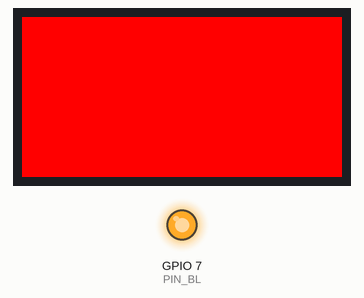
The program below on a simulated ESP32-S3. Parts: 160×80 colour display, output pins drawn as LEDs (lit = HIGH). What the program prints to the serial monitor is not drawn.

Above: at 0.7 s.
At 1.6 s:
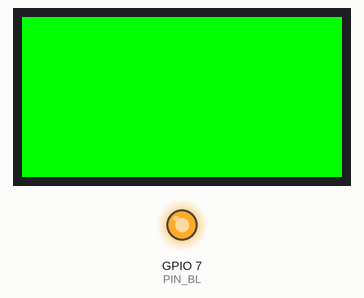
At 2.4 s:
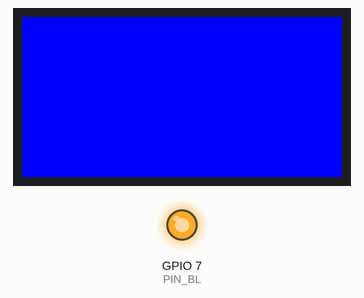
At 4.8 s:
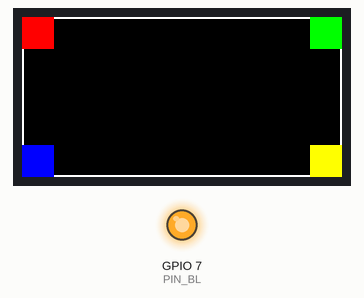
At 7.3 s:
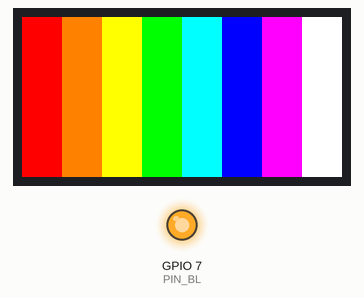
At 9.8 s:
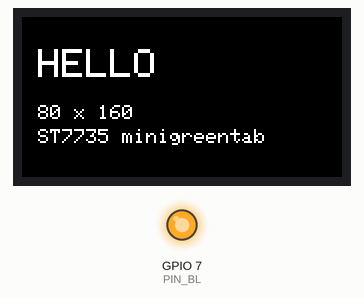

Measured:
- by itself, everything shown: repeats every 11.6 s, in 8 steps
- what the display in image 0 shows lasts 0.8 s, from 0.7 s to 1.5 s
- what the display in image 3 shows lasts 2.5 s, from 4.8 s to 7.3 s

The program:

main.cpp
```cpp
// display_test_80x160 — sanity check on the *known-good* 80×160
// ST7735 panel using identical wiring to the 128×128 setup.
//
// If this lights up: the 128×128 panel is dead.
// If this stays white: the problem is on the ESP32-S3 / wiring side.
//
// Wiring (unchanged):
//   TFT GND  → GND       TFT VCC  → 3V3
//   TFT SCL  → GPIO 12   TFT SDA  → GPIO 11
//   TFT RES  → GPIO  6   TFT DC   → GPIO  4
//   TFT CS   → GPIO  5   TFT BLK  → GPIO  7

#include <Arduino.h>
#include <Adafruit_GFX.h>
#include <Adafruit_ST7735.h>
#include <SPI.h>

#define PIN_SCK   12
#define PIN_MOSI  11
#define PIN_DC     4
#define PIN_CS     5
#define PIN_RST    6
#define PIN_BL     7

// Mini 80×160 panel — landscape orientation gives us 160×80.
#define PANEL_W   160
#define PANEL_H    80

static SPIClass hspi(FSPI);
static Adafruit_ST7735 tft(&hspi, PIN_CS, PIN_DC, PIN_RST);

static void corners() {
    Serial.println("[stage] corners + frame");
    tft.fillScreen(ST77XX_BLACK);
    tft.drawRect(0, 0, PANEL_W, PANEL_H, ST77XX_WHITE);
    const int s = 16;
    tft.fillRect(0,            0,            s, s, ST77XX_RED);
    tft.fillRect(PANEL_W - s,  0,            s, s, ST77XX_GREEN);
    tft.fillRect(0,            PANEL_H - s,  s, s, ST77XX_BLUE);
    tft.fillRect(PANEL_W - s,  PANEL_H - s,  s, s, ST77XX_YELLOW);
}

static void color_bars() {
    Serial.println("[stage] 8-color vertical bars");
    tft.fillScreen(ST77XX_BLACK);
    const int bar_w = PANEL_W / 8;
    uint16_t bars[8] = {
        ST77XX_RED, ST77XX_ORANGE, ST77XX_YELLOW, ST77XX_GREEN,
        ST77XX_CYAN, ST77XX_BLUE, ST77XX_MAGENTA, ST77XX_WHITE
    };
    for (int i = 0; i < 8; i++) {
        tft.fillRect(i * bar_w, 0, bar_w, PANEL_H, bars[i]);
    }
}

static void hello() {
    Serial.println("[stage] text 'HELLO 80x160'");
    tft.fillScreen(ST77XX_BLACK);
    tft.setTextColor(ST77XX_WHITE);
    tft.setTextSize(2);
    tft.setCursor(8, 16);
    tft.print("HELLO");
    tft.setTextSize(1);
    tft.setCursor(8, 44);
    tft.print("80 x 160");
    tft.setCursor(8, 56);
    tft.print("ST7735 minigreentab");
}

static void fill(uint16_t c, const char *name, uint32_t hold_ms) {
    Serial.printf("[stage] fill %s\n", name);
    tft.fillScreen(c);
    delay(hold_ms);
}

void setup() {
    Serial.begin(115200);
    uint32_t t0 = millis();
    while (!Serial && (millis() - t0) < 2000) delay(10);
    Serial.println("\n========================================");
    Serial.println(" ST7735 80x160 sanity test (mini)");
    Serial.println("========================================");
    Serial.printf("pins: SCK=%d MOSI=%d DC=%d CS=%d RST=%d BL=%d\n",
                  PIN_SCK, PIN_MOSI, PIN_DC, PIN_CS, PIN_RST, PIN_BL);

    pinMode(PIN_BL, OUTPUT);
    digitalWrite(PIN_BL, HIGH);

    hspi.begin(PIN_SCK, -1, PIN_MOSI, PIN_CS);

    Serial.println("[boot] tft.initR(INITR_MINI160x80)");
    tft.initR(INITR_MINI160x80);
    tft.setRotation(1);              // landscape, USB-C side at top
    tft.invertDisplay(true);         // mini160x80 is inverted by default
    tft.fillScreen(ST77XX_BLACK);
    delay(500);
}

void loop() {
    fill(ST77XX_RED,   "RED",   800);
    fill(ST77XX_GREEN, "GREEN", 800);
    fill(ST77XX_BLUE,  "BLUE",  800);
    fill(ST77XX_WHITE, "WHITE", 800);
    fill(ST77XX_BLACK, "BLACK", 800);
    corners();
    delay(2500);
    color_bars();
    delay(2500);
    hello();
    delay(2500);
}
```
